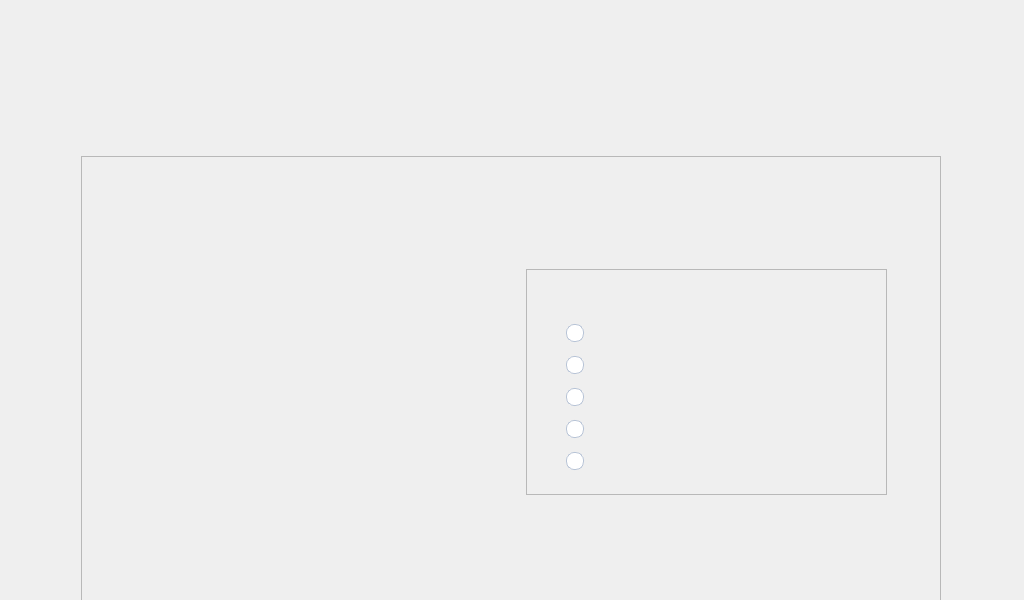
<?xml version="1.0" encoding="UTF-8"?>
<ui version="4.0">
 <class>LandingPage</class>
 <widget class="QWidget" name="LandingPage">
  <property name="geometry">
   <rect>
    <x>0</x>
    <y>0</y>
    <width>1024</width>
    <height>600</height>
   </rect>
  </property>
  <property name="windowTitle">
   <string>Form</string>
  </property>
  <property name="styleSheet">
   <string notr="true"/>
  </property>
  <widget class="QStackedWidget" name="stackedWidget">
   <property name="geometry">
    <rect>
     <x>0</x>
     <y>0</y>
     <width>1024</width>
     <height>600</height>
    </rect>
   </property>
   <property name="currentIndex">
    <number>2</number>
   </property>
   <widget class="QWidget" name="page">
    <widget class="QLabel" name="label">
     <property name="geometry">
      <rect>
       <x>0</x>
       <y>0</y>
       <width>1024</width>
       <height>600</height>
      </rect>
     </property>
     <property name="text">
      <string/>
     </property>
     <property name="pixmap">
      <pixmap>../../../Downloads/Landing Page.png</pixmap>
     </property>
    </widget>
    <widget class="QFrame" name="frame">
     <property name="geometry">
      <rect>
       <x>0</x>
       <y>0</y>
       <width>1024</width>
       <height>591</height>
      </rect>
     </property>
     <property name="frameShape">
      <enum>QFrame::StyledPanel</enum>
     </property>
     <property name="frameShadow">
      <enum>QFrame::Raised</enum>
     </property>
     <widget class="QPushButton" name="StartTraining">
      <property name="enabled">
       <bool>true</bool>
      </property>
      <property name="geometry">
       <rect>
        <x>101</x>
        <y>407</y>
        <width>305</width>
        <height>64</height>
       </rect>
      </property>
      <property name="styleSheet">
       <string notr="true">QPushButton {
    background-color: transparent; /* Tombol tidak terlihat wujudnya, jadi gambar dari Figma tampil utuh */
    border: none;
    border-radius: 30px; /* Menyamakan kelengkungan sudut 30px persis seperti di Figma */
}
QPushButton:hover {
    background-color: rgba(255, 255, 255, 30); /* Memberikan sedikit kilau putih transparan saat kursor melintas di atasnya */
    border-radius: 30px;
}
QPushButton:pressed {
    background-color: rgba(0, 0, 0, 45); /* Efek gelap transparan yang aktif seketika saat tombol diklik (efek 'genuine' tertekan) */
    border-radius: 30px;
}</string>
      </property>
      <property name="text">
       <string/>
      </property>
     </widget>
    </widget>
   </widget>
   <widget class="QWidget" name="page_2">
    <widget class="QLabel" name="label_2">
     <property name="geometry">
      <rect>
       <x>0</x>
       <y>0</y>
       <width>1024</width>
       <height>600</height>
      </rect>
     </property>
     <property name="text">
      <string/>
     </property>
     <property name="pixmap">
      <pixmap>../../../Downloads/Form Student.png</pixmap>
     </property>
    </widget>
    <widget class="QFrame" name="frame_2">
     <property name="geometry">
      <rect>
       <x>81</x>
       <y>156</y>
       <width>860</width>
       <height>465</height>
      </rect>
     </property>
     <property name="frameShape">
      <enum>QFrame::StyledPanel</enum>
     </property>
     <property name="frameShadow">
      <enum>QFrame::Raised</enum>
     </property>
     <widget class="QLineEdit" name="FormName">
      <property name="geometry">
       <rect>
        <x>254</x>
        <y>126</y>
        <width>552</width>
        <height>41</height>
       </rect>
      </property>
      <property name="styleSheet">
       <string notr="true">QLineEdit {
    background-color: #FFFFFF;
    border: 1px solid #C4D5EB;
    border-radius: 8px;
    padding: 0px 12px;
    color: #0F172A;
    font-family: &quot;Inter&quot;, &quot;Segoe UI&quot;, sans-serif;
    font-size: 16px;
}

QLineEdit:focus {
    border: 1.5px solid #146EF5;
}</string>
      </property>
      <property name="text">
       <string/>
      </property>
      <property name="placeholderText">
       <string>eg . Rahmat Hidayat</string>
      </property>
     </widget>
     <widget class="QLineEdit" name="FormStudentID">
      <property name="geometry">
       <rect>
        <x>254</x>
        <y>182</y>
        <width>552</width>
        <height>41</height>
       </rect>
      </property>
      <property name="styleSheet">
       <string notr="true">QLineEdit {
    background-color: #FFFFFF;
    border: 1px solid #C4D5EB;
    border-radius: 8px;
    padding: 0px 12px;
    color: #0F172A;
    font-family: &quot;Inter&quot;, &quot;Segoe UI&quot;, sans-serif;
    font-size: 16px;
}

QLineEdit:focus {
    border: 1.5px solid #146EF5;
}</string>
      </property>
      <property name="text">
       <string/>
      </property>
      <property name="placeholderText">
       <string>eg . 123456789</string>
      </property>
     </widget>
     <widget class="QLineEdit" name="FormClass">
      <property name="geometry">
       <rect>
        <x>254</x>
        <y>237</y>
        <width>552</width>
        <height>41</height>
       </rect>
      </property>
      <property name="styleSheet">
       <string notr="true">QLineEdit {
    background-color: #FFFFFF;
    border: 1px solid #C4D5EB;
    border-radius: 8px;
    padding: 0px 12px;
    color: #0F172A;
    font-family: &quot;Inter&quot;, &quot;Segoe UI&quot;, sans-serif;
    font-size: 16px;
}

QLineEdit:focus {
    border: 1.5px solid #146EF5;
}</string>
      </property>
      <property name="text">
       <string/>
      </property>
      <property name="placeholderText">
       <string>eg . Nursing Class 2026</string>
      </property>
     </widget>
     <widget class="QLineEdit" name="FormInstructor">
      <property name="geometry">
       <rect>
        <x>254</x>
        <y>292</y>
        <width>552</width>
        <height>41</height>
       </rect>
      </property>
      <property name="styleSheet">
       <string notr="true">QLineEdit {
    background-color: #FFFFFF;
    border: 1px solid #C4D5EB;
    border-radius: 8px;
    padding: 0px 12px;
    color: #0F172A;
    font-family: &quot;Inter&quot;, &quot;Segoe UI&quot;, sans-serif;
    font-size: 16px;
}

QLineEdit:focus {
    border: 1.5px solid #146EF5;
}</string>
      </property>
      <property name="text">
       <string/>
      </property>
      <property name="placeholderText">
       <string>(Optional)</string>
      </property>
     </widget>
     <widget class="QPushButton" name="Back1">
      <property name="geometry">
       <rect>
        <x>51</x>
        <y>364</y>
        <width>158</width>
        <height>50</height>
       </rect>
      </property>
      <property name="styleSheet">
       <string notr="true">QPushButton {
    background-color: transparent;
    border: none;
    border-radius: 8px;
}
QPushButton:hover {
    background-color: rgba(0, 0, 0, 12);
}
QPushButton:pressed {
    background-color: rgba(0, 0, 0, 28);
}</string>
      </property>
      <property name="text">
       <string/>
      </property>
     </widget>
     <widget class="QPushButton" name="Next1">
      <property name="geometry">
       <rect>
        <x>648</x>
        <y>364</y>
        <width>158</width>
        <height>50</height>
       </rect>
      </property>
      <property name="styleSheet">
       <string notr="true">QPushButton {
    background-color: transparent;
    border: none;
    border-radius: 8px;
}
QPushButton:hover {
    background-color: rgba(0, 0, 0, 12);
}
QPushButton:pressed {
    background-color: rgba(0, 0, 0, 28);
}</string>
      </property>
      <property name="text">
       <string/>
      </property>
     </widget>
    </widget>
    <widget class="QPushButton" name="Exit1">
     <property name="geometry">
      <rect>
       <x>943</x>
       <y>10</y>
       <width>46</width>
       <height>46</height>
      </rect>
     </property>
     <property name="styleSheet">
      <string notr="true">QPushButton {
    background-color: transparent;
    border: none;
    outline: none;
}</string>
     </property>
     <property name="text">
      <string/>
     </property>
    </widget>
   </widget>
   <widget class="QWidget" name="page_3">
    <widget class="QLabel" name="label_3">
     <property name="enabled">
      <bool>true</bool>
     </property>
     <property name="geometry">
      <rect>
       <x>0</x>
       <y>0</y>
       <width>1024</width>
       <height>600</height>
      </rect>
     </property>
     <property name="text">
      <string/>
     </property>
     <property name="pixmap">
      <pixmap>../../../Downloads/Scenario (1).png</pixmap>
     </property>
    </widget>
    <widget class="QPushButton" name="Exit2">
     <property name="geometry">
      <rect>
       <x>943</x>
       <y>10</y>
       <width>46</width>
       <height>46</height>
      </rect>
     </property>
     <property name="styleSheet">
      <string notr="true">QPushButton {
    background-color: transparent;
    border: none;
    outline: none;
}</string>
     </property>
     <property name="text">
      <string/>
     </property>
    </widget>
    <widget class="QFrame" name="frame_3">
     <property name="geometry">
      <rect>
       <x>81</x>
       <y>156</y>
       <width>860</width>
       <height>465</height>
      </rect>
     </property>
     <property name="frameShape">
      <enum>QFrame::StyledPanel</enum>
     </property>
     <property name="frameShadow">
      <enum>QFrame::Raised</enum>
     </property>
     <widget class="QPushButton" name="back2">
      <property name="geometry">
       <rect>
        <x>51</x>
        <y>364</y>
        <width>160</width>
        <height>50</height>
       </rect>
      </property>
      <property name="styleSheet">
       <string notr="true">QPushButton {
    background-color: transparent;
    border: none;
    border-radius: 8px;
}
QPushButton:hover {
    background-color: rgba(0, 0, 0, 12);
}
QPushButton:pressed {
    background-color: rgba(0, 0, 0, 28);
}</string>
      </property>
      <property name="text">
       <string/>
      </property>
     </widget>
     <widget class="QPushButton" name="Start">
      <property name="geometry">
       <rect>
        <x>648</x>
        <y>364</y>
        <width>158</width>
        <height>50</height>
       </rect>
      </property>
      <property name="styleSheet">
       <string notr="true">QPushButton {
    background-color: transparent;
    border: none;
    border-radius: 8px;
}
QPushButton:hover {
    background-color: rgba(0, 0, 0, 12);
}
QPushButton:pressed {
    background-color: rgba(0, 0, 0, 28);
}</string>
      </property>
      <property name="text">
       <string/>
      </property>
     </widget>
     <widget class="QPushButton" name="btn05menit">
      <property name="geometry">
       <rect>
        <x>51</x>
        <y>166</y>
        <width>160</width>
        <height>78</height>
       </rect>
      </property>
      <property name="styleSheet">
       <string notr="true">QPushButton#btn05menit {
    border-image: url(D:/Projects/10_Instrumentation/VITA_Patch_Testing/assets/images/btn05menit_default.png) 0 0 0 0 stretch stretch;
    border: none;
}
QPushButton#btn05menit:checked {
    border-image: url(D:/Projects/10_Instrumentation/VITA_Patch_Testing/assets/images/btn05menit_active.png) 0 0 0 0 stretch stretch;
}</string>
      </property>
      <property name="text">
       <string/>
      </property>
      <property name="checkable">
       <bool>true</bool>
      </property>
      <property name="autoExclusive">
       <bool>true</bool>
      </property>
     </widget>
     <widget class="QPushButton" name="btn10menit">
      <property name="geometry">
       <rect>
        <x>229</x>
        <y>166</y>
        <width>160</width>
        <height>78</height>
       </rect>
      </property>
      <property name="styleSheet">
       <string notr="true">QPushButton#btn10menit {
    border-image: url(D:/Projects/10_Instrumentation/VITA_Patch_Testing/assets/images/btn10menit_default.png) 0 0 0 0 stretch stretch;
    border: none;
}
QPushButton#btn10menit:checked {
    border-image: url(D:/Projects/10_Instrumentation/VITA_Patch_Testing/assets/images/btn10menit_active.png) 0 0 0 0 stretch stretch;
}</string>
      </property>
      <property name="text">
       <string/>
      </property>
      <property name="checkable">
       <bool>true</bool>
      </property>
      <property name="autoExclusive">
       <bool>true</bool>
      </property>
     </widget>
     <widget class="QPushButton" name="btn15menit">
      <property name="geometry">
       <rect>
        <x>51</x>
        <y>261</y>
        <width>160</width>
        <height>78</height>
       </rect>
      </property>
      <property name="styleSheet">
       <string notr="true">QPushButton#btn15menit {
    border-image: url(D:/Projects/10_Instrumentation/VITA_Patch_Testing/assets/images/btn15menit_default.png) 0 0 0 0 stretch stretch;
    border: none;
}
QPushButton#btn15menit:checked {
    border-image: url(D:/Projects/10_Instrumentation/VITA_Patch_Testing/assets/images/btn15menit_active.png) 0 0 0 0 stretch stretch;
}</string>
      </property>
      <property name="text">
       <string/>
      </property>
      <property name="checkable">
       <bool>true</bool>
      </property>
      <property name="autoExclusive">
       <bool>true</bool>
      </property>
     </widget>
     <widget class="QPushButton" name="btn20menit">
      <property name="geometry">
       <rect>
        <x>229</x>
        <y>261</y>
        <width>160</width>
        <height>78</height>
       </rect>
      </property>
      <property name="styleSheet">
       <string notr="true">QPushButton#btn20menit {
    border-image: url(D:/Projects/10_Instrumentation/VITA_Patch_Testing/assets/images/btn20menit_default.png) 0 0 0 0 stretch stretch;
    border: none;
}
QPushButton#btn20menit:checked {
    border-image: url(D:/Projects/10_Instrumentation/VITA_Patch_Testing/assets/images/btn20menit_active.png) 0 0 0 0 stretch stretch;
}</string>
      </property>
      <property name="text">
       <string/>
      </property>
      <property name="checkable">
       <bool>true</bool>
      </property>
      <property name="autoExclusive">
       <bool>true</bool>
      </property>
     </widget>
    </widget>
    <widget class="QFrame" name="frame_4">
     <property name="geometry">
      <rect>
       <x>526</x>
       <y>269</y>
       <width>361</width>
       <height>226</height>
      </rect>
     </property>
     <property name="frameShape">
      <enum>QFrame::StyledPanel</enum>
     </property>
     <property name="frameShadow">
      <enum>QFrame::Raised</enum>
     </property>
     <widget class="QRadioButton" name="radioButton_1">
      <property name="geometry">
       <rect>
        <x>40</x>
        <y>54</y>
        <width>20</width>
        <height>20</height>
       </rect>
      </property>
      <property name="minimumSize">
       <size>
        <width>20</width>
        <height>20</height>
       </size>
      </property>
      <property name="maximumSize">
       <size>
        <width>20</width>
        <height>20</height>
       </size>
      </property>
      <property name="styleSheet">
       <string notr="true">QRadioButton#radioButton_1,
QRadioButton#radioButton_2,
QRadioButton#radioButton_3,
QRadioButton#radioButton_4,
QRadioButton#radioButton_5 {
    spacing: 0px;
}
QRadioButton#radioButton_1::indicator,
QRadioButton#radioButton_2::indicator,
QRadioButton#radioButton_3::indicator,
QRadioButton#radioButton_4::indicator,
QRadioButton#radioButton_5::indicator {
    width: 16px;
    height: 16px;
    border: 1px solid #B8C4D6;
    border-radius: 8px;
    background-color: #FFFFFF;
}
QRadioButton#radioButton_1::indicator:checked,
QRadioButton#radioButton_2::indicator:checked,
QRadioButton#radioButton_3::indicator:checked,
QRadioButton#radioButton_4::indicator:checked,
QRadioButton#radioButton_5::indicator:checked {
    border: 1px solid #1565D8;
    border-radius: 8px;
    background: qradialgradient(cx:0.5, cy:0.5, radius:0.5, fx:0.5, fy:0.5,
        stop:0 #1565D8, stop:0.35 #1565D8, stop:0.4 #FFFFFF, stop:1 #FFFFFF);
}</string>
      </property>
      <property name="text">
       <string/>
      </property>
     </widget>
     <widget class="QRadioButton" name="radioButton_2">
      <property name="geometry">
       <rect>
        <x>40</x>
        <y>86</y>
        <width>20</width>
        <height>20</height>
       </rect>
      </property>
      <property name="minimumSize">
       <size>
        <width>20</width>
        <height>20</height>
       </size>
      </property>
      <property name="maximumSize">
       <size>
        <width>20</width>
        <height>20</height>
       </size>
      </property>
      <property name="styleSheet">
       <string notr="true">QRadioButton#radioButton_1,
QRadioButton#radioButton_2,
QRadioButton#radioButton_3,
QRadioButton#radioButton_4,
QRadioButton#radioButton_5 {
    spacing: 0px;
}
QRadioButton#radioButton_1::indicator,
QRadioButton#radioButton_2::indicator,
QRadioButton#radioButton_3::indicator,
QRadioButton#radioButton_4::indicator,
QRadioButton#radioButton_5::indicator {
    width: 16px;
    height: 16px;
    border: 1px solid #B8C4D6;
    border-radius: 8px;
    background-color: #FFFFFF;
}
QRadioButton#radioButton_1::indicator:checked,
QRadioButton#radioButton_2::indicator:checked,
QRadioButton#radioButton_3::indicator:checked,
QRadioButton#radioButton_4::indicator:checked,
QRadioButton#radioButton_5::indicator:checked {
    border: 1px solid #1565D8;
    border-radius: 8px;
    background: qradialgradient(cx:0.5, cy:0.5, radius:0.5, fx:0.5, fy:0.5,
        stop:0 #1565D8, stop:0.35 #1565D8, stop:0.4 #FFFFFF, stop:1 #FFFFFF);
}</string>
      </property>
      <property name="text">
       <string/>
      </property>
     </widget>
     <widget class="QRadioButton" name="radioButton_3">
      <property name="geometry">
       <rect>
        <x>40</x>
        <y>118</y>
        <width>20</width>
        <height>20</height>
       </rect>
      </property>
      <property name="minimumSize">
       <size>
        <width>20</width>
        <height>20</height>
       </size>
      </property>
      <property name="maximumSize">
       <size>
        <width>20</width>
        <height>20</height>
       </size>
      </property>
      <property name="styleSheet">
       <string notr="true">QRadioButton#radioButton_1,
QRadioButton#radioButton_2,
QRadioButton#radioButton_3,
QRadioButton#radioButton_4,
QRadioButton#radioButton_5 {
    spacing: 0px;
}
QRadioButton#radioButton_1::indicator,
QRadioButton#radioButton_2::indicator,
QRadioButton#radioButton_3::indicator,
QRadioButton#radioButton_4::indicator,
QRadioButton#radioButton_5::indicator {
    width: 16px;
    height: 16px;
    border: 1px solid #B8C4D6;
    border-radius: 8px;
    background-color: #FFFFFF;
}
QRadioButton#radioButton_1::indicator:checked,
QRadioButton#radioButton_2::indicator:checked,
QRadioButton#radioButton_3::indicator:checked,
QRadioButton#radioButton_4::indicator:checked,
QRadioButton#radioButton_5::indicator:checked {
    border: 1px solid #1565D8;
    border-radius: 8px;
    background: qradialgradient(cx:0.5, cy:0.5, radius:0.5, fx:0.5, fy:0.5,
        stop:0 #1565D8, stop:0.35 #1565D8, stop:0.4 #FFFFFF, stop:1 #FFFFFF);
}</string>
      </property>
      <property name="text">
       <string/>
      </property>
     </widget>
     <widget class="QRadioButton" name="radioButton_4">
      <property name="geometry">
       <rect>
        <x>40</x>
        <y>150</y>
        <width>20</width>
        <height>20</height>
       </rect>
      </property>
      <property name="minimumSize">
       <size>
        <width>20</width>
        <height>20</height>
       </size>
      </property>
      <property name="maximumSize">
       <size>
        <width>20</width>
        <height>20</height>
       </size>
      </property>
      <property name="styleSheet">
       <string notr="true">QRadioButton#radioButton_1,
QRadioButton#radioButton_2,
QRadioButton#radioButton_3,
QRadioButton#radioButton_4,
QRadioButton#radioButton_5 {
    spacing: 0px;
}
QRadioButton#radioButton_1::indicator,
QRadioButton#radioButton_2::indicator,
QRadioButton#radioButton_3::indicator,
QRadioButton#radioButton_4::indicator,
QRadioButton#radioButton_5::indicator {
    width: 16px;
    height: 16px;
    border: 1px solid #B8C4D6;
    border-radius: 8px;
    background-color: #FFFFFF;
}
QRadioButton#radioButton_1::indicator:checked,
QRadioButton#radioButton_2::indicator:checked,
QRadioButton#radioButton_3::indicator:checked,
QRadioButton#radioButton_4::indicator:checked,
QRadioButton#radioButton_5::indicator:checked {
    border: 1px solid #1565D8;
    border-radius: 8px;
    background: qradialgradient(cx:0.5, cy:0.5, radius:0.5, fx:0.5, fy:0.5,
        stop:0 #1565D8, stop:0.35 #1565D8, stop:0.4 #FFFFFF, stop:1 #FFFFFF);
}</string>
      </property>
      <property name="text">
       <string/>
      </property>
     </widget>
     <widget class="QRadioButton" name="radioButton_5">
      <property name="geometry">
       <rect>
        <x>40</x>
        <y>182</y>
        <width>20</width>
        <height>20</height>
       </rect>
      </property>
      <property name="minimumSize">
       <size>
        <width>20</width>
        <height>20</height>
       </size>
      </property>
      <property name="maximumSize">
       <size>
        <width>20</width>
        <height>20</height>
       </size>
      </property>
      <property name="styleSheet">
       <string notr="true">QRadioButton#radioButton_1,
QRadioButton#radioButton_2,
QRadioButton#radioButton_3,
QRadioButton#radioButton_4,
QRadioButton#radioButton_5 {
    spacing: 0px;
}
QRadioButton#radioButton_1::indicator,
QRadioButton#radioButton_2::indicator,
QRadioButton#radioButton_3::indicator,
QRadioButton#radioButton_4::indicator,
QRadioButton#radioButton_5::indicator {
    width: 16px;
    height: 16px;
    border: 1px solid #B8C4D6;
    border-radius: 8px;
    background-color: #FFFFFF;
}
QRadioButton#radioButton_1::indicator:checked,
QRadioButton#radioButton_2::indicator:checked,
QRadioButton#radioButton_3::indicator:checked,
QRadioButton#radioButton_4::indicator:checked,
QRadioButton#radioButton_5::indicator:checked {
    border: 1px solid #1565D8;
    border-radius: 8px;
    background: qradialgradient(cx:0.5, cy:0.5, radius:0.5, fx:0.5, fy:0.5,
        stop:0 #1565D8, stop:0.35 #1565D8, stop:0.4 #FFFFFF, stop:1 #FFFFFF);
}</string>
      </property>
      <property name="text">
       <string/>
      </property>
     </widget>
    </widget>
   </widget>
  </widget>
 </widget>
 <resources/>
 <connections/>
</ui>
